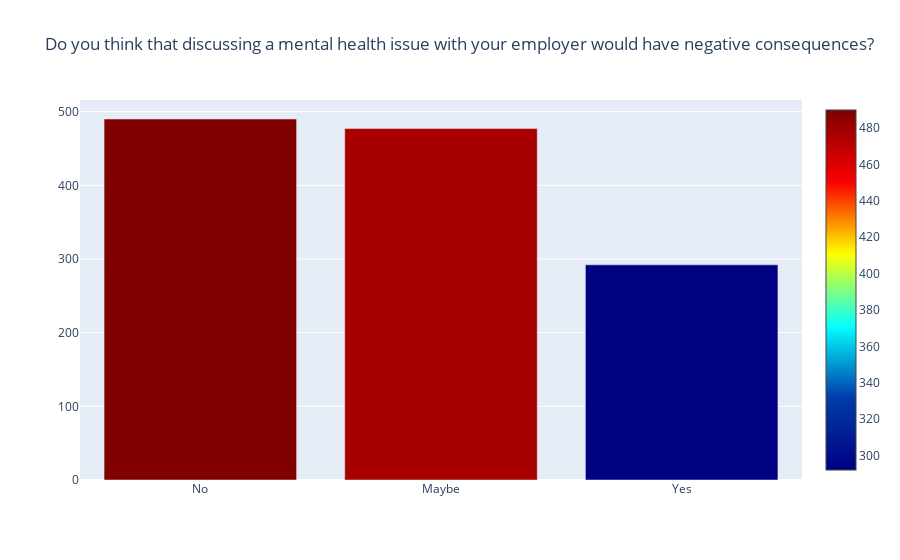

The notebook cell saved with this chart:
### Markdown cell above
### Have you suffered mental health consquences?

### Code cell
#@title [code]

#have you suffered mental health consequences
#Configure plot
configure_plotly_browser_state()

cnt_srs = survey['mental_health_consequence'].value_counts()

trace = go.Bar(
    x=cnt_srs.index,
    y=cnt_srs.values,
    marker=dict(
        #color = np.random.randn(500), #set color equal to a variable
        color = cnt_srs.values,
        colorscale='Jet',
        showscale=True
    ),
)

layout = go.Layout(
    title='Do you think that discussing a mental health issue with your employer would have negative consequences?'
)

data = [trace]
fig = go.Figure(data=data, layout=layout)
py.iplot(fig, filename="consequences")

### Figure 1 — Plotly figure (JSON) as saved in the notebook; plotly's stock layout.template omitted (floating-point values rounded to 4 significant figures)
{"data": [{"marker": {"color": [490, 477, 292], "showscale": true, "colorscale": [[0, "rgb(0,0,131)"], [0.2, "rgb(0,60,170)"], [0.4, "rgb(5,255,255)"], [0.6, "rgb(255,255,0)"], [0.8, "rgb(250,0,0)"], [1, "rgb(128,0,0)"]]}, "x": ["No", "Maybe", "Yes"], "type": "bar", "y": [490, 477, 292]}], "layout": {"title": {"text": "Do you think that discussing a mental health issue with your employer would have negative consequences?"}}}
